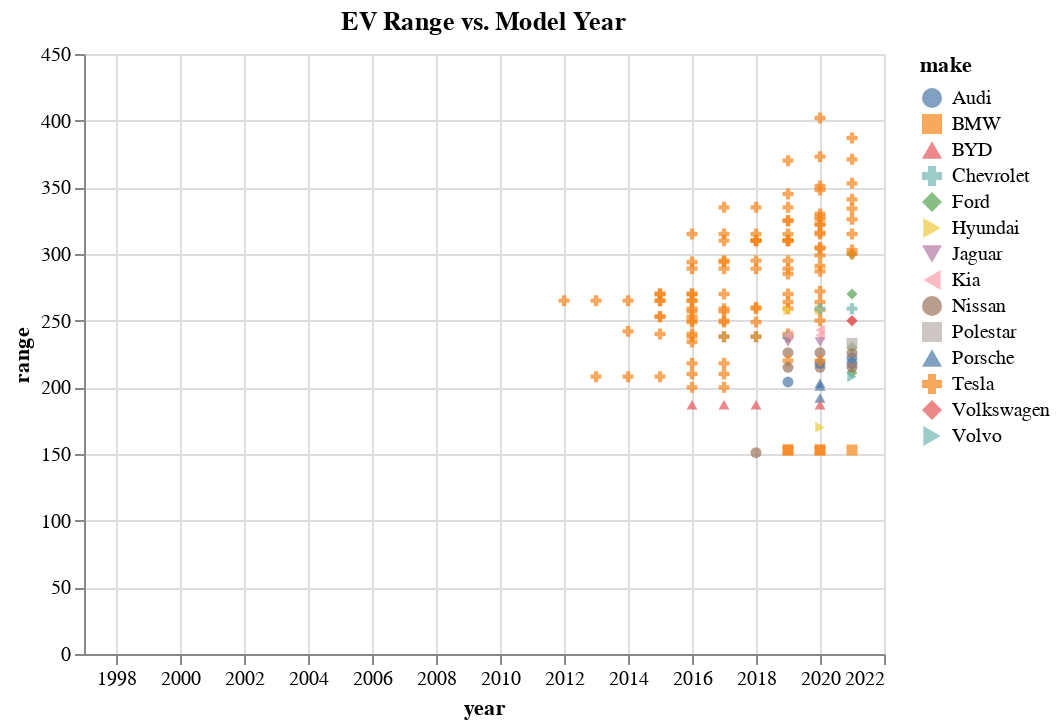

Notebook source saved alongside this figure:
### Markdown cell above
Same as above, but limited to only EVs with a range > 150 miles.

### Code cell
usable_df = elec_df[elec_df['range'] > 150]

alt.Chart(usable_df).mark_point(filled=True).encode(
    x = alt.X('year', axis=alt.Axis(format='') , scale = alt.Scale(domain=(1997,2022))),
    y = alt.Y('range'),
    color = alt.Color('make:N'),
    shape = alt.Shape('make:N'),
    tooltip = ['make', 'model', 'year', 'fuelCost08', 'range', 'charge240']
).properties(title ='EV Range vs. Model Year').interactive()

### Figure 1 — Vega-Lite specification as saved in the notebook (floating-point values rounded to 4 significant figures; data arrays with more than 128 entries replaced by an {"elided": "..."} marker saying what was removed)
{"config": {"view": {"continuousWidth": 400, "continuousHeight": 300}}, "data": {"name": "data-71c67298d090e62e1458eaf1ed95ff90"}, "mark": {"type": "point", "filled": true}, "encoding": {"color": {"type": "nominal", "field": "make"}, "shape": {"type": "nominal", "field": "make"}, "tooltip": [{"type": "nominal", "field": "make"}, {"type": "nominal", "field": "model"}, {"type": "quantitative", "field": "year"}, {"type": "quantitative", "field": "fuelCost08"}, {"type": "quantitative", "field": "range"}, {"type": "quantitative", "field": "charge240"}], "x": {"type": "quantitative", "axis": {"format": ""}, "field": "year", "scale": {"domain": [1997, 2022]}}, "y": {"type": "quantitative", "field": "range"}}, "selection": {"selector005": {"type": "interval", "bind": "scales", "encodings": ["x", "y"]}}, "title": "EV Range vs. Model Year", "$schema": "https://vega.github.io/schema/vega-lite/v4.8.1.json", "datasets": {"data-71c67298d090e62e1458eaf1ed95ff90": {"elided": "150 records"}}}
